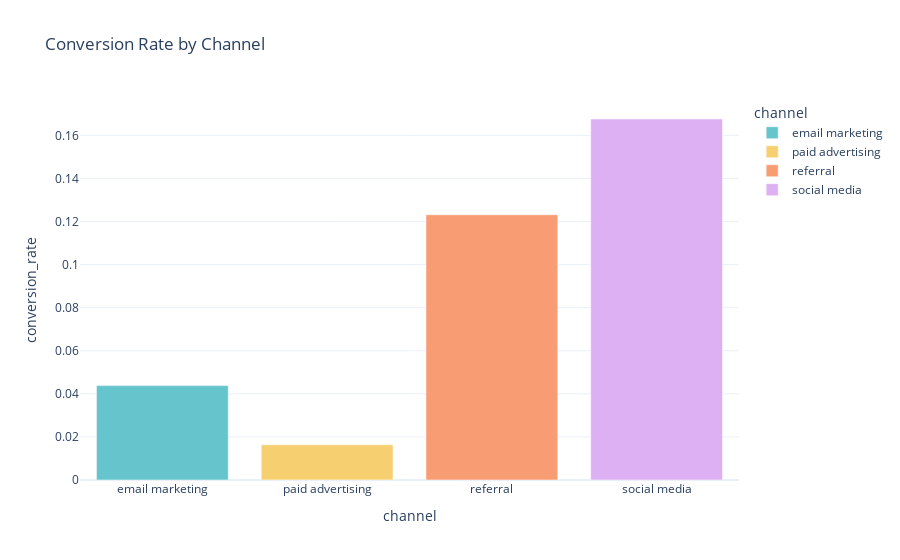

Source (notebook cell):
### Code cell
# find out which channels are most and least effetive at converting customers

conversions_by_channel = df.groupby('channel')['conversion_rate'].mean().reset_index()

fig = px.bar(conversions_by_channel,
                x='channel',
                y='conversion_rate',
                title='Conversion Rate by Channel',
                color='channel',
                color_discrete_sequence=px.colors.qualitative.Pastel
                )
fig.show()

### Figure 1 — Plotly figure (JSON) as saved in the notebook; plotly's stock layout.template omitted (floating-point values rounded to 4 significant figures)
{"data": [{"alignmentgroup": "True", "hovertemplate": "channel=%{x}<br>conversion_rate=%{y}<extra></extra>", "legendgroup": "email marketing", "marker": {"color": "rgb(102, 197, 204)", "pattern": {"shape": ""}}, "name": "email marketing", "offsetgroup": "email marketing", "orientation": "v", "showlegend": true, "textposition": "auto", "type": "bar", "x": ["email marketing"], "xaxis": "x", "y": [0.04382], "yaxis": "y"}, {"alignmentgroup": "True", "hovertemplate": "channel=%{x}<br>conversion_rate=%{y}<extra></extra>", "legendgroup": "paid advertising", "marker": {"color": "rgb(246, 207, 113)", "pattern": {"shape": ""}}, "name": "paid advertising", "offsetgroup": "paid advertising", "orientation": "v", "showlegend": true, "textposition": "auto", "type": "bar", "x": ["paid advertising"], "xaxis": "x", "y": [0.01634], "yaxis": "y"}, {"alignmentgroup": "True", "hovertemplate": "channel=%{x}<br>conversion_rate=%{y}<extra></extra>", "legendgroup": "referral", "marker": {"color": "rgb(248, 156, 116)", "pattern": {"shape": ""}}, "name": "referral", "offsetgroup": "referral", "orientation": "v", "showlegend": true, "textposition": "auto", "type": "bar", "x": ["referral"], "xaxis": "x", "y": [0.1231], "yaxis": "y"}, {"alignmentgroup": "True", "hovertemplate": "channel=%{x}<br>conversion_rate=%{y}<extra></extra>", "legendgroup": "social media", "marker": {"color": "rgb(220, 176, 242)", "pattern": {"shape": ""}}, "name": "social media", "offsetgroup": "social media", "orientation": "v", "showlegend": true, "textposition": "auto", "type": "bar", "x": ["social media"], "xaxis": "x", "y": [0.1676], "yaxis": "y"}], "layout": {"barmode": "relative", "legend": {"title": {"text": "channel"}, "tracegroupgap": 0}, "title": {"text": "Conversion Rate by Channel"}, "xaxis": {"anchor": "y", "categoryarray": ["email marketing", "paid advertising", "referral", "social media"], "categoryorder": "array", "domain": [0, 1], "title": {"text": "channel"}}, "yaxis": {"anchor": "x", "domain": [0, 1], "title": {"text": "conversion_rate"}}}}
